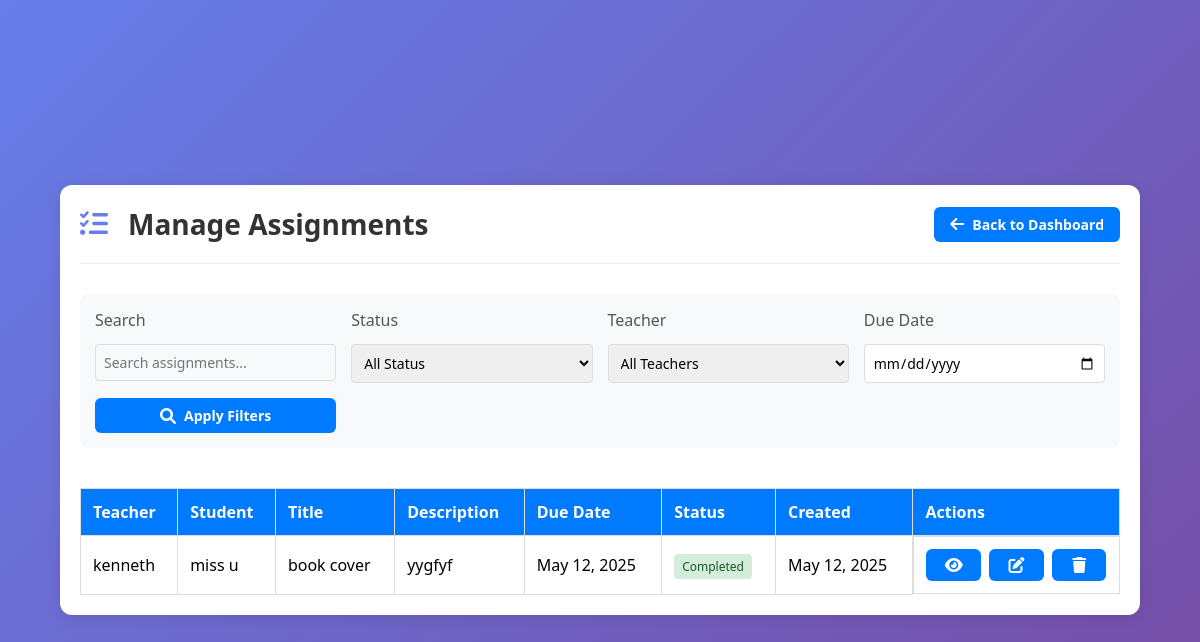
/pages/manage_assignments.php (signed in), run on the app's committed database.
### tables this page shows
CREATE TABLE `assignments` (
  `id` int(11) NOT NULL,
  `title` varchar(255) NOT NULL,
  `description` text DEFAULT NULL,
  `teacher_id` int(11) NOT NULL,
  `user_id` int(11) NOT NULL,
  `due_date` datetime NOT NULL,
  `status` enum('pending','completed','overdue') NOT NULL DEFAULT 'pending',
  `submission_file` varchar(255) DEFAULT NULL,
  `submission_date` datetime DEFAULT NULL,
  `feedback` text DEFAULT NULL,
  `grade` decimal(5,2) DEFAULT NULL,
  `is_deleted` tinyint(1) NOT NULL DEFAULT 0,
  `created_at` timestamp NOT NULL DEFAULT current_timestamp(),
  `updated_at` timestamp NOT NULL DEFAULT current_timestamp() ON UPDATE current_timestamp()
);

CREATE TABLE `users` (
  `id` int(11) NOT NULL,
  `name` varchar(100) NOT NULL,
  `email` varchar(100) NOT NULL,
  `password` varchar(255) NOT NULL,
  `role` enum('admin','teacher','user') NOT NULL DEFAULT 'user',
  `verification_code` varchar(6) DEFAULT NULL,
  `is_verified` tinyint(1) NOT NULL DEFAULT 0,
  `status` tinyint(1) NOT NULL DEFAULT 1,
  `last_login` timestamp NULL DEFAULT NULL,
  `login_attempts` int(11) NOT NULL DEFAULT 0,
  `password_reset_token` varchar(64) DEFAULT NULL,
  `password_reset_expires` timestamp NULL DEFAULT NULL,
  `created_at` timestamp NOT NULL DEFAULT current_timestamp()
);

### pages/manage_assignments.php (the view, shortened to what this page needs)
<?php
require_once __DIR__ . '/../config/database.php';
$search = $_GET['search'] ?? '';
$date_filter = $_GET['date'] ?? '';
$query = "
    SELECT a.*,
           t.name as teacher_name,
           s.name as student_name
    FROM assignments a
    JOIN users t ON a.teacher_id = t.id
    JOIN users s ON a.user_id = s.id
    WHERE a.is_deleted = 0
";
$params = [];
$query .= " ORDER BY a.created_at DESC";
$stmt = $conn->prepare($query);
$stmt->execute($params);
$assignments = $stmt->fetchAll();
?>
<!DOCTYPE html>
<html lang="en">
<head>
    <link rel="stylesheet" href="styles.css">
    <link rel="stylesheet" href="https://cdnjs.cloudflare.com/ajax/libs/font-awesome/6.0.0/css/all.min.css">
</head>
<body>
    <div class="container">
        <div class="header">
            <h1><i class="fas fa-tasks"></i> Manage Assignments</h1>
            <div class="actions">
                <a href="admin_dashboard.php" class="btn">
                    <i class="fas fa-arrow-left"></i> Back to Dashboard
                </a>
            </div>
        </div>
        <form method="GET" class="filters">
            <div class="filter-group">
                <label for="search">Search</label>
                <input type="text" id="search" name="search" value="<?= htmlspecialchars($search) ?>"
                       placeholder="Search assignments...">
            </div>
            <div class="filter-group">
                <label for="status">Status</label>
                <select id="status" name="status">
                    <option value="">All Status</option>
                </select>
            </div>
            <div class="filter-group">
                <label for="teacher">Teacher</label>
                <select id="teacher" name="teacher">
                    <option value="">All Teachers</option>
                </select>
            </div>
            <div class="filter-group">
                <label for="date">Due Date</label>
                <input type="date" id="date" name="date" value="<?= htmlspecialchars($date_filter) ?>">
            </div>
            <div class="filter-group" style="align-self: end;">
                <button type="submit" class="btn">
                    <i class="fas fa-search"></i> Apply Filters
                </button>
            </div>
        </form>
        <div class="table-container">
            <?php if (empty($assignments)): ?>
                <div class="no-results">
                    <i class="fas fa-info-circle"></i> No assignments found matching your criteria.
                </div>
            <?php else: ?>
                <table>
                    <thead>
                        <tr>
                            <th>Teacher</th>
                            <th>Student</th>
                            <th>Title</th>
                            <th>Description</th>
                            <th>Due Date</th>
                            <th>Status</th>
                            <th>Created</th>
                            <th>Actions</th>
                        </tr>
                    </thead>
                    <tbody>
                        <?php foreach ($assignments as $assignment): ?>
                            <tr>
                                <td><?= htmlspecialchars($assignment['teacher_name']) ?></td>
                                <td><?= htmlspecialchars($assignment['student_name']) ?></td>
                                <td><?= htmlspecialchars($assignment['title']) ?></td>
                                <td><?= htmlspecialchars(substr($assignment['description'] ?? '', 0, 100)) .
                                    (strlen($assignment['description'] ?? '') > 100 ? '...' : '') ?></td>
                                <td><?= date('M d, Y', strtotime($assignment['due_date'])) ?></td>
                                <td>
                                    <span class="status-badge status-<?= strtolower($assignment['status']) ?>">
                                        <?= ucfirst(htmlspecialchars($assignment['status'])) ?>
                                    </span>
                                </td>
                                <td><?= date('M d, Y', strtotime($assignment['created_at'])) ?></td>
                                <td class="actions">
                                    <a href="view_assignment.php?id=<?= $assignment['id'] ?>" class="btn" title="View Details">
                                        <i class="fas fa-eye"></i>
                                    </a>
                                    <a href="edit_assignment.php?id=<?= $assignment['id'] ?>" class="btn" title="Edit">
                                        <i class="fas fa-edit"></i>
                                    </a>
                                    <a href="delete_assignment.php?id=<?= $assignment['id'] ?>"
                                       class="btn btn-danger"
                                       onclick="return confirm('Are you sure you want to delete this assignment?')"
                                       title="Delete">
                                        <i class="fas fa-trash"></i>
                                    </a>
                                </td>
                            </tr>
                        <?php endforeach; ?>
                    </tbody>
                </table>
            <?php endif; ?>
        </div>
    </div>
</body>
</html>

### assets/styles.css (style rules this page uses)
:root { --primary-color: #007BFF; --secondary-color: #6c757d; --success-color: #28a745; --danger-color: #dc3545; --warning-color: #ffc107; --info-color: #17a2b8; --light-color: #f8f9fa; --dark-color: #343a40; --border-radius: 8px; --box-shadow: 0 2px 15px rgba(0, 0, 0, 0.1); --transition: all 0.3s ease; }
* { margin: 0; padding: 0; box-sizing: border-box; font-family: 'Segoe UI', Tahoma, Geneva, Verdana, sans-serif; }
body { background: linear-gradient(135deg, #667eea 0%, #764ba2 100%); min-height: 100vh; display: flex; align-items: center; justify-content: center; padding: 20px; }
.container { width: 100%; max-width: 400px; background: rgba(255, 255, 255, 0.95); border-radius: 15px; box-shadow: 0 8px 32px rgba(0, 0, 0, 0.1); backdrop-filter: blur(10px); padding: 30px; }
h1 { color: #333; text-align: center; margin-bottom: 30px; font-size: 28px; }
h1 i { margin-right: 10px; color: #667eea; }
label { display: block; margin-bottom: 8px; color: #555; font-weight: 500; }
input[type="text"], input[type="email"], input[type="password"] { width: 100%; padding: 12px 15px 12px 45px; border: 2px solid #e1e1e1; border-radius: 8px; font-size: 16px; transition: all 0.3s ease; background: #f8f9fa; }
.btn { width: 100%; padding: 12px; background: #667eea; color: white; border: none; border-radius: 8px; font-size: 16px; font-weight: 600; cursor: pointer; transition: all 0.3s ease; display: flex; align-items: center; justify-content: center; gap: 10px; }

### pages/manage_assignments.php (style rules this page uses)
body { font-family: 'Arial', sans-serif; margin: 0; padding: 0; background-color: #f4f4f9; }
.container { width: 90%; max-width: 1200px; margin: 20px auto; background: #fff; padding: 20px; border-radius: 12px; box-shadow: 0 2px 15px rgba(0, 0, 0, 0.1); }
.header { display: flex; justify-content: space-between; align-items: center; margin-bottom: 30px; padding-bottom: 20px; border-bottom: 1px solid #eee; }
.header h1 { margin: 0; color: #333; display: flex; align-items: center; gap: 10px; }
.filters { display: grid; grid-template-columns: repeat(auto-fit, minmax(200px, 1fr)); gap: 15px; margin-bottom: 20px; padding: 15px; background: #f8f9fa; border-radius: 8px; }
.filter-group { display: flex; flex-direction: column; gap: 5px; }
.filter-group label { font-weight: 500; color: #555; }
.filter-group input, .filter-group select { padding: 8px; border: 1px solid #ddd; border-radius: 4px; font-size: 14px; }
.btn { display: inline-flex; align-items: center; gap: 8px; padding: 8px 16px; background-color: #007BFF; color: #fff; border: none; border-radius: 6px; cursor: pointer; text-decoration: none; font-size: 14px; transition: background-color 0.3s; }
.btn i { font-size: 16px; }
.table-container { overflow-x: auto; margin-top: 20px; }
table { width: 100%; border-collapse: collapse; margin-top: 20px; }
table th, table td { border: 1px solid #ddd; padding: 12px; text-align: left; }
table th { background-color: #007BFF; color: #fff; }
.status-badge { padding: 4px 8px; border-radius: 4px; font-size: 12px; font-weight: 500; }
.status-completed { background-color: #d4edda; color: #155724; }
.actions { display: flex; gap: 8px; }

### data on the page
assignments: teacher.name "kenneth", user.name "miss u", title "book cover", description "yygfyf", due_date "May 12, 2025", status "Completed", created_at "May 12, 2025"
